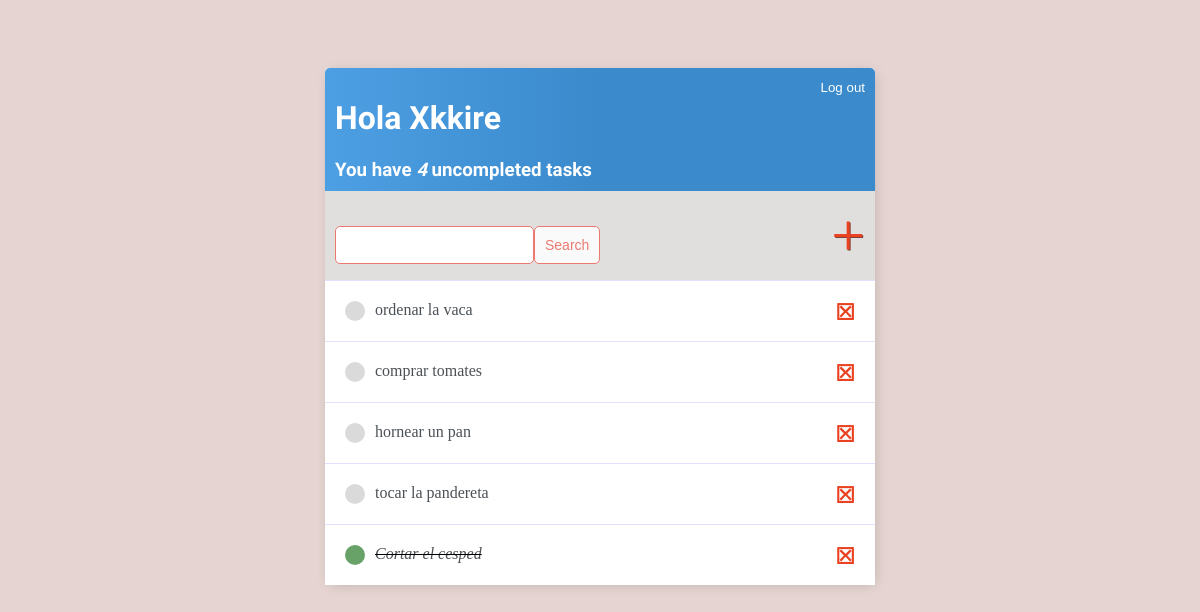
The app's page / (signed in), older data.
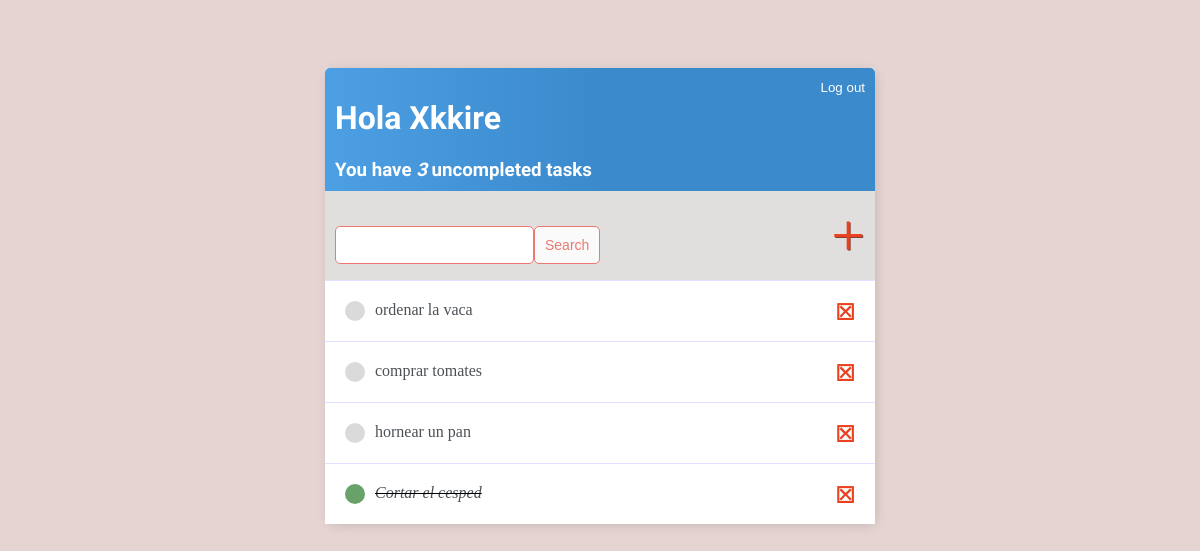
The same page, newer data.
### base/models.py (models this page shows)
class Task(models.Model):
    user = models.ForeignKey(User, on_delete=models.CASCADE, null=True, blank=True)
    title = models.CharField(max_length=200)
    desc = models.TextField(null=True, blank=True)
    complete = models.BooleanField(default=False)
    created = models.DateTimeField(auto_now_add=True)
    def __str__(self):
        return self.title
    class Meta:
        ordering = ['complete']

### base/views.py (the view)
# urls.py: urlpatterns = [path('', ListaPendientes.as_view(), name='tasks'),
class ListaPendientes(LoginRequiredMixin, ListView):
    model = Task
    context_object_name = 'tasks'
    def get_context_data(self, **kwarg):
        context = super().get_context_data(**kwarg)
        context['tasks'] = context['tasks'].filter(user=self.request.user)
        context['count'] = context['tasks'].filter(complete=False).count()
        searched_word = self.request.GET.get('search-area') or ''
        if searched_word:
            context['tasks'] = context['tasks'].filter(title__icontains=searched_word)
        context['searched_word'] = searched_word
        return context

### base/templates/base/task_list.html (shortened to what this page needs)
<!doctype html>
<html lang="en">
<head>
</head>
<body>
    {% extends 'base/index.html' %}
    {% block content %}
    <div class="superior-bar">
        <div>
            <h1>Hola {{request.user|title}}</h1>
            <h3 style="margin:0">You have <i>{{count}}</i> uncompleted task{{count|pluralize}}</h3>
        </div>
              {% if request.user.is_authenticated %}
        <form action="{% url 'logout' %}" method="post">
        <button type="submit">Log out</button>
        </form>
    {% else %}
        <a href="{% url 'login' %}">Log In</a>
    {% endif %}
    </div>
    <div id="search-add">
        <form method="GET" style="margin-top:20px; display: flex;">
            <input type="text" name="search-area" value="{{searched_word}}">
            <input class="button" type="submit" value="Search">
        </form>
        <a id="link-add" href="{% url 'create-task' %}">&#x2b;</a>
    </div>
    <div class="tasks-items">
        {%for task in tasks%}
        <div class="tasks">
            {% if task.complete %}
            <div class="task-title">
                <div class="task-complete-icon"></div>
                    <i><s><a href="{% url 'edit-task' task.id%}">{{task}}</a></s></i>
            </div>
            <a class="delete" href="{% url 'delete-task' task.id %}">&#9746;</a>
            {% else %}
            <div class="task-title">
                <div class="task-incomplete-icon"></div>
                    <a href="{% url 'edit-task' task.id%}">{{task}}</a>
            </div>
            <a class="delete" href="{% url 'delete-task' task.id %}">&#9746;</a>
            {% endif %}
        </div>
        {% empty %}
        <h3> No hay elementos en esta lista</h3>
        {% endfor%}
    </div>
    {% endblock content%}

Row changes from the older to the newer data that the page shows:
removed Task: title "tocar la pandereta"
Text that changed along with them:
{{ count }}: "4" → "3"
